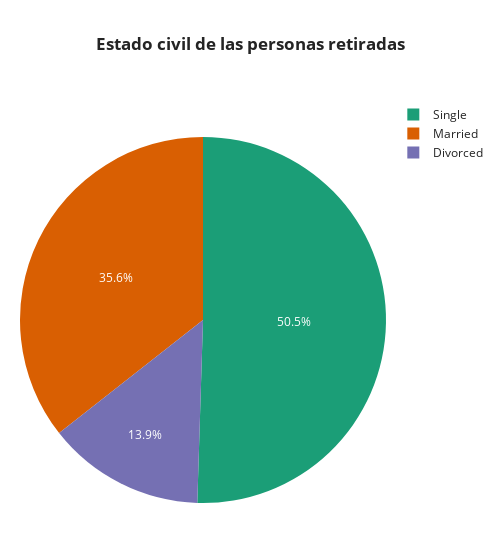

The cell this chart's notebook holds for it:
### Code cell
#¿Cuál es el estado civil de las personas que se retiraron?
base = df_GR.groupby(['MaritalStatus'])[['Attrition']].count().sort_values('Attrition', ascending= False).rename(columns={'Attrition': 'TotalPeople'}).reset_index()

fig = px.pie(base, values = 'TotalPeople', names= 'MaritalStatus',
             title= '<b>Estado civil de las personas retiradas<b>',
             color_discrete_sequence=px.colors.qualitative.Dark2, width=500)

fig.update_layout(
    template = 'simple_white',
    title_x = 0.5,  
    margin = dict(l= 20, r=20, b=20, t=100))

fig.show()

### Figure 1 — Plotly figure (JSON) as saved in the notebook; plotly's stock layout.template omitted (floating-point values rounded to 4 significant figures)
{"data": [{"domain": {"x": [0, 1], "y": [0, 1]}, "hovertemplate": "MaritalStatus=%{label}<br>TotalPeople=%{value}<extra></extra>", "labels": ["Single", "Married", "Divorced"], "legendgroup": "", "name": "", "showlegend": true, "type": "pie", "values": [356, 251, 98]}], "layout": {"legend": {"tracegroupgap": 0}, "margin": {"b": 20, "l": 20, "r": 20, "t": 100}, "piecolorway": ["rgb(27,158,119)", "rgb(217,95,2)", "rgb(117,112,179)", "rgb(231,41,138)", "rgb(102,166,30)", "rgb(230,171,2)", "rgb(166,118,29)", "rgb(102,102,102)"], "title": {"text": "<b>Estado civil de las personas retiradas<b>", "x": 0.5}, "width": 500}}
